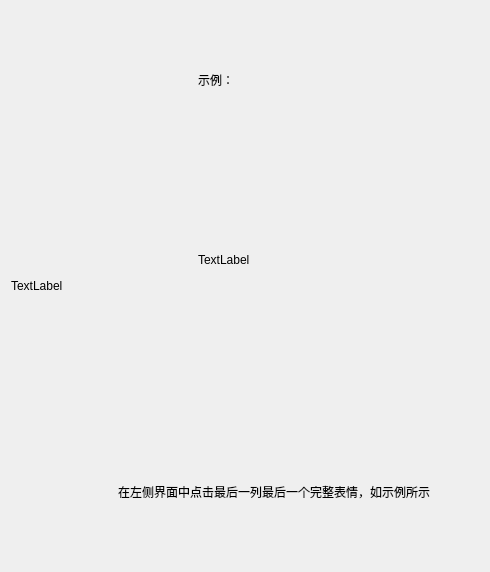
      <widget class="QWidget" name="page_detail2">
       <layout class="QGridLayout" name="gridLayout_12">
        <item row="0" column="2">
         <widget class="QWidget" name="widget_11" native="true">
          <layout class="QGridLayout" name="gridLayout_13">
           <item row="5" column="1">
            <spacer name="verticalSpacer_17">
             <property name="orientation">
              <enum>Qt::Vertical</enum>
             </property>
             <property name="sizeHint" stdset="0">
              <size>
               <width>20</width>
               <height>40</height>
              </size>
             </property>
            </spacer>
           </item>
           <item row="3" column="1">
            <spacer name="verticalSpacer_18">
             <property name="orientation">
              <enum>Qt::Vertical</enum>
             </property>
             <property name="sizeHint" stdset="0">
              <size>
               <width>20</width>
               <height>40</height>
              </size>
             </property>
            </spacer>
           </item>
           <item row="2" column="1">
            <widget class="QLabel" name="label_show6">
             <property name="minimumSize">
              <size>
               <width>152</width>
               <height>330</height>
              </size>
             </property>
             <property name="text">
              <string>TextLabel</string>
             </property>
            </widget>
           </item>
           <item row="1" column="1">
            <widget class="QLabel" name="label_22">
             <property name="text">
              <string>示例：</string>
             </property>
            </widget>
           </item>
           <item row="0" column="1">
            <spacer name="verticalSpacer_16">
             <property name="orientation">
              <enum>Qt::Vertical</enum>
             </property>
             <property name="sizeHint" stdset="0">
              <size>
               <width>20</width>
               <height>40</height>
              </size>
             </property>
            </spacer>
           </item>
           <item row="2" column="0">
            <spacer name="horizontalSpacer_25">
             <property name="orientation">
              <enum>Qt::Horizontal</enum>
             </property>
             <property name="sizeHint" stdset="0">
              <size>
               <width>40</width>
               <height>20</height>
              </size>
             </property>
            </spacer>
           </item>
           <item row="4" column="0" colspan="3">
            <widget class="QLabel" name="label_14">
             <property name="text">
              <string>在左侧界面中点击最后一列最后一个完整表情，如示例所示</string>
             </property>
            </widget>
           </item>
           <item row="2" column="2">
            <spacer name="horizontalSpacer_26">
             <property name="orientation">
              <enum>Qt::Horizontal</enum>
             </property>
             <property name="sizeHint" stdset="0">
              <size>
               <width>40</width>
               <height>20</height>
              </size>
             </property>
            </spacer>
           </item>
          </layout>
         </widget>
        </item>
        <item row="0" column="0">
         <widget class="MyLabel" name="label_5">
          <property name="minimumSize">
           <size>
            <width>0</width>
            <height>550</height>
           </size>
          </property>
          <property name="maximumSize">
           <size>
            <width>300</width>
            <height>550</height>
           </size>
          </property>
          <property name="text">
           <string>TextLabel</string>
          </property>
         </widget>
        </item>
        <item row="0" column="1">
         <spacer name="horizontalSpacer_19">
          <property name="orientation">
           <enum>Qt::Horizontal</enum>
          </property>
          <property name="sizeHint" stdset="0">
           <size>
            <width>40</width>
            <height>20</height>
           </size>
          </property>
         </spacer>
        </item>
        <item row="0" column="3">
         <spacer name="horizontalSpacer_20">
          <property name="orientation">
           <enum>Qt::Horizontal</enum>
          </property>
          <property name="sizeHint" stdset="0">
           <size>
            <width>40</width>
            <height>20</height>
           </size>
          </property>
         </spacer>
        </item>
       </layout>
      </widget>
